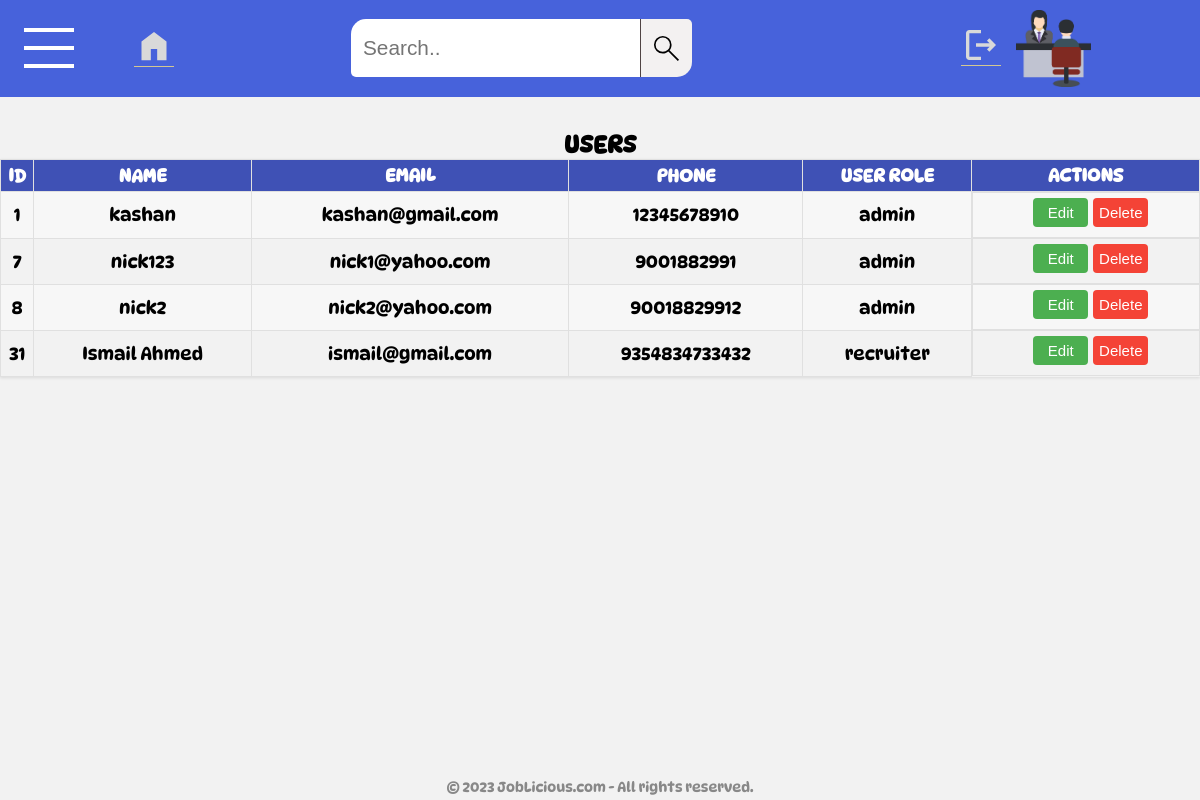
Screenshot of /users.php (signed in) with the database file from the repository.
### tables this page shows
CREATE TABLE `user` (
  `user_id` int(11) NOT NULL,
  `user_name` varchar(255) NOT NULL,
  `user_password` varchar(1000) NOT NULL,
  `user_email` varchar(1500) NOT NULL,
  `user_ph_no` bigint(20) NOT NULL,
  `user_role` varchar(255) NOT NULL
);

### includes/userstable.php (the view, shortened to what this page needs)
<?php
include "config.php";
$query = "SELECT user_id, user_name, user_email, user_ph_no,user_role FROM user where user_id!=?";
$stmt = $conn->prepare($query);
$stmt->bind_param("i", $_SESSION['user_id']);
$stmt->execute();
$result=$stmt->get_result();
$users = $result->fetch_all(MYSQLI_ASSOC);
echo '<table class="user-table">';
echo '<tr>
        <th>ID</th>
        <th>Name</th>
        <th>Email</th>
        <th>Phone</th>
        <th>User Role</th>
        <th>Actions</th>
      </tr>';
foreach ($users as $user) {
    echo '<tr>';
    echo '<td >' . $user['user_id'] . '</td>';
    echo '<td >' . $user['user_name'] . '</td>';
    echo '<td >' . $user['user_email'] . '</td>';
    echo '<td >' . $user['user_ph_no'] . '</td>';
    echo '<td >' . $user['user_role'] . '</td>';
    echo '<td class="user-actions">';
    echo '<form action="users_edit.php" method="POST" class="edit-form">';
    echo '<button type="submit" class="edit-button">Edit</button>';
    echo '</form>';
    echo '<form action="users_deleteaction.php" method="POST" class="delete-form">';
    echo '<button type="submit" class="delete-button">Delete</button>';
    echo '</form>';
    echo '</td>';
    echo '</tr>';
}
echo '</table>';
?>

### users.php (shortened to what this page needs)
<!DOCTYPE html>
<html>
<head>
  <?php
    include "includes/metatags.php";
  ?>
</head>
<body>
  <?php
        include "includes/adminheader.php";
  ?>
  <main>
    <h2 class="table-heading">
        USERS
    </h2>
    <?php
        include "includes/userstable.php";
    ?>
  </main>
  <?php
    include "includes/footer.php";
  ?>
</body>
</html>

### includes/metatags.php (shortened to what this page needs)
<link rel="stylesheet" href="css/styles.css">

### includes/adminheader.php (shortened to what this page needs)
<header class="header">
    <div class="toggle-btn" onclick="toggleSidebar()">
      <span></span>
      <span></span>
      <span></span>
    </div>
    <div class="logo">
      <img src="graphic/logo.png" alt="Logo">
        <a href="includes/logout.php"><img id="imagetoinvert" src="graphic/logoutsvg.svg "alt="Logout icon" title="Logout"></a>
    </div>
    <form action="search-result.php" method="POST" class="search">
        <input type="text" name="searchtxt" placeholder="Search.." value="<?php if(isset($_SESSION['searchtext'])) echo $_SESSION['searchtext'];?>">
        <button type="submit">
          <i class="fa fa-search">
            <img class="search-icon" src="graphic/searchsvg.svg" alt="search icon" title="Search">
          </i>
        </button>
    </form>
    <nav class="nav">
      <ul>
        <li><a href="home.php"><img id="imagetoinvert" src="graphic/home_filled.svg" alt="home icon" title="Home"></a></li>
      </ul>
    </nav>
  </header>

### includes/footer.php
<footer>
    <p>&copy; <?php echo date('Y'); ?> JobLicious.com - All rights reserved. </p>
</footer>

### css/styles.css (style rules this page uses)
* { margin: 0; padding: 0; box-sizing: border-box; }
body { margin-top: 100px; font-family: DynaMedium; background-color: #f2f2f2; margin-bottom: 30px; }
.header { z-index: 1; top: 0; padding-top: 10px; width: 100%; position: fixed; background: #4762db; color: #fff; padding: 10px; display: flex; flex-direction: row-reverse; align-items: center; justify-content:space-around; }
.logo img { width: 50px; height: auto; }
.logo { display: flex; flex-direction: row-reverse; }
.search { width: 35%; display: flex; }
.search input { width: 70%; font-size: 1em; padding: 5px 10px; border: none; border-top-left-radius: 15px; border-bottom-left-radius: 5px; }
.search button { padding: 5px; padding-top: 10px; border-width: 0 0 0 2px; border-left: solid rgb(79, 67, 67) 1px; border-top-right-radius: 5px; border-bottom-right-radius: 15px; color: #666; background-color: #f3f1f1; transition: background-color 0.3s; }
main { margin-top: 100px; }
.search button i img { width: 20px; }
.nav ul { list-style: none; display: flex; }
.nav ul li { margin-left: 10px; }
.nav ul li img { width: 30px; }
.nav ul li a { width: 35px; border-radius: 40px; display: block; color: #fff; text-decoration: none; padding: 10px 15px; }
#imagetoinvert { width: 30px; transition: 1s; filter: invert(85%); border-bottom: 1px solid #081965; }
.logo a { margin-top: 15px; margin-right: 15px; margin-bottom: 10px; }
p { font-family: DynaMedium; }
.toggle-btn { position: absolute; z-index: 1; left: 2%; cursor: pointer; display: flex; flex-direction: column; justify-content: space-between; width: 30px; height: 20px; }
.user-table { font-size: 10px; width: 100%; border-collapse: collapse; box-shadow: 0 1px 3px rgba(0, 0, 0, 0.1); margin-bottom: 20px; }
.table-heading { width: 100%; text-align: center; }
.user-table th, .user-table td { border: 1px solid #e0e0e0; padding-top: 5px; padding-bottom: 5px; text-align: center; }
.user-table th { background-color: #3f51b5; color: white; font-weight: bold; text-transform: uppercase; }
.user-table tr:nth-child(even) { background-color: #f7f7f7; }
.edit-button, .delete-button { padding: 6px 5px; border: none; border-radius: 4px; cursor: pointer; font-size: 10px; transition: background-color 0.3s; }
.edit-button { width: 45px; background-color: #4CAF50; color: white; }
.delete-button { text-align: center; width:45px; background-color: #f44336; color: white; }
.edit-form, .delete-form { display: inline-block; margin-bottom: 5px; }
.user-actions { display: flex; flex-direction: column; justify-content: center; }
.toggle-btn span { display: block; width: 100%; height: 4px; background: #fff; transition: transform 0.5s; }
footer { width: 100%; position: fixed; bottom: 0; background-color: #f2f2f2; padding: 5px; text-align: center; z-index: -5; }
@media only screen and (min-width: 550px) { .edit-button, .delete-button { width: 55px; cursor: pointer; font-size: 15px; } }
@media only screen and (min-width: 550px) { .user-table { font-size: 15px; } }
footer p { color: #888; font-size: 14px; margin: 0; }
@media only screen and (min-width: 768px) { .user-actions { flex-direction: row; } }
@media only screen and (min-width: 768px) { .user-table { font-size:large; } }
@media only screen and (min-width: 768px) { .edit-button { margin-left: 10px; font-size: 15px; margin-right: 5px; width: 55px; } }
@media only screen and (min-width: 768px) { .delete-button { font-size: 15px; width: 55px; } }
@media only screen and (min-width: 768px) { body { margin-top: 130px; } }
@media only screen and (min-width: 768px) { .logo img { width: 65px; } }
@media only screen and (min-width: 768px) { #imagetoinvert { width:40px; } }
@media only screen and (min-width: 768px) { .search button i img { width: 25px; } }
@media only screen and (min-width: 768px) { .toggle-btn { width: 40px; height: 30px; } }
@media only screen and (min-width: 768px) { .search input { width: 90%; font-size: 1.2em; padding: 8px 12px; } }
@media only screen and (min-width: 768px) { .search button { padding: 8px; padding-top: 12px; } }
@media only screen and (min-width: 1080px) { .logo img { width: 75px; } }
@media only screen and (min-width: 1080px) { .search button i img { width: 35px; } }
@media only screen and (min-width: 1080px) { .toggle-btn { width: 50px; height: 40px; } }
@media only screen and (min-width: 1080px) { .search input { width: 70%; font-size: 1.3em; padding: 8px 12px; } }
@media only screen and (min-width: 1080px) { .search button { padding: 8px; padding-top: 12px; } }

### rows the page displays
user: user_id "1", user_name "kashan", user_email "kashan@gmail.com", user_ph_no "12345678910", user_role "admin"
user: user_id "7", user_name "nick123", user_email "nick1@yahoo.com", user_ph_no "9001882991", user_role "admin"
user: user_id "8", user_name "nick2", user_email "nick2@yahoo.com", user_ph_no "90018829912", user_role "admin"
user: user_id "31", user_name "Ismail Ahmed", user_email "ismail@gmail.com", user_ph_no "9354834733432", user_role "recruiter"
